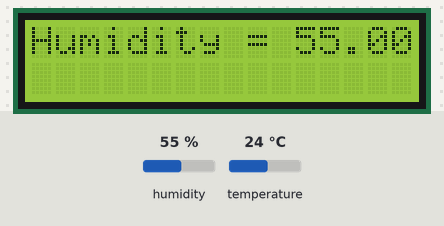
This sketch was run on a simulated Arduino Uno, built with avr-gcc and run on an emulated ATmega328P. Shown: 16×2 character LCD. The inputs (shaded band) are chosen by the test bench; at power-on: humidity 55 %, temperature 24 °C.

Above: at 1.3 s.
1.4 s: humidity set to 22 %
At 3.8 s:
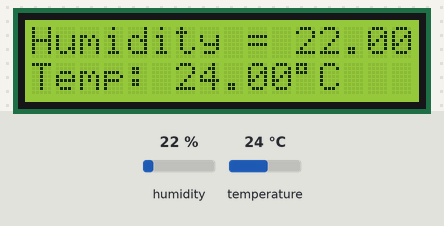
5.4 s: temperature set to 12 °C
At 9.1 s:
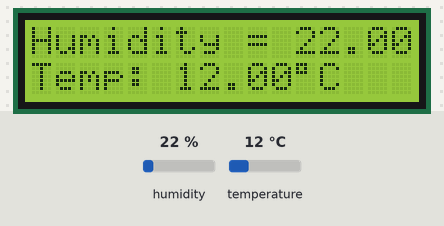
9.7 s: humidity set to 40 %
At 13.3 s:
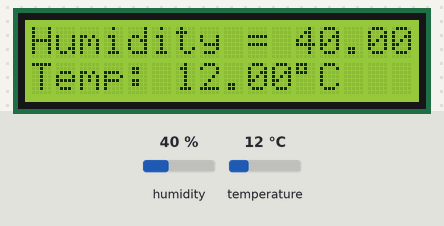
13.8 s: temperature set to 19 °C
At 18.6 s:
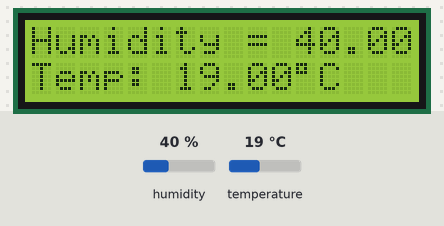
Timing chart, 0 to 19.9 s (numbered marks = the images above; inputs shaded):
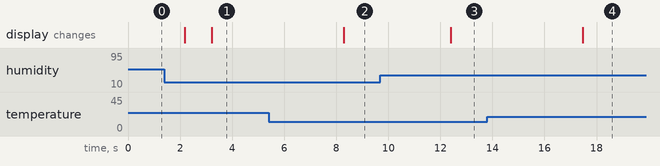

Measured:
- after the input at 1.4 s, the display: first differs from a run without the input after 1.8 s (image 1)
- after the input at 5.4 s, the display: changes after 2.9 s (image 2)
- after the input at 9.7 s, the display: changes after 2.7 s (image 3)
- after the input at 13.8 s, the display: changes after 3.7 s (image 4)

The sketch:

dht.ino
```cpp
#include <dht.h>
#include <LiquidCrystal_I2C.h>
LiquidCrystal_I2C lcd(0x27, 16, 2);

dht DHT;
#define DHT11_PIN 5

void setup(){
 lcd.init();
 lcd.backlight();
 lcd.begin(16,2);
 Serial.begin(9600);
}

void loop()
{
   DHT.read11(DHT11_PIN);
   lcd.setCursor(0, 0);
   lcd.print("Humidity = ");
   lcd.print(DHT.humidity);
   lcd.print("%  ");
   delay(2000);
   lcd.setCursor(0, 1);
   lcd.print("Temp: ");
   lcd.print(DHT.temperature);
   lcd.print((char)223); // print ° character
   lcd.print("C  ");
   delay(1000);
}
```
